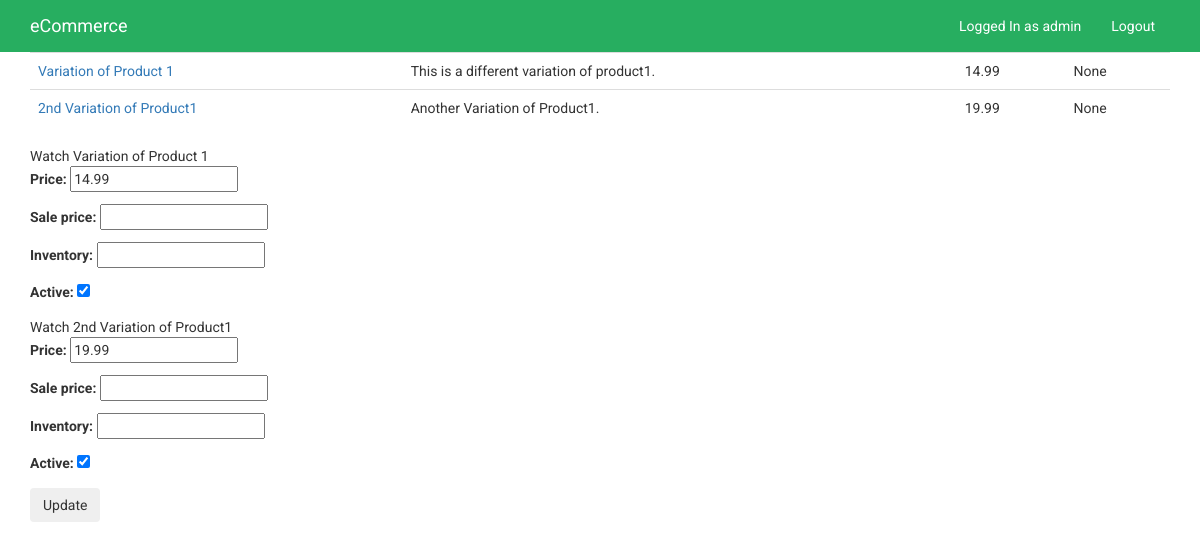
Page /products/1/inventory/ (signed in) on the earlier database version.
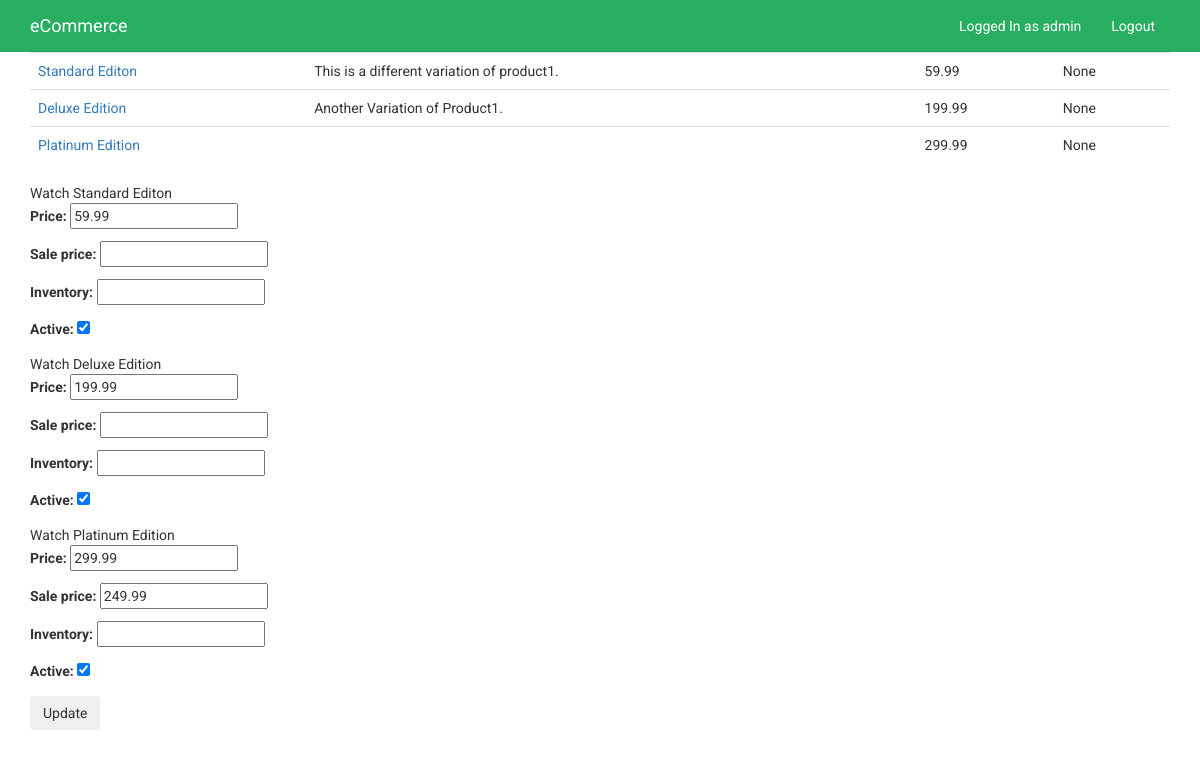
Same page on the later database version.
### products/models.py (models this page shows, shortened)
class Variation(models.Model):
	product = models.ForeignKey(Product)
	title = models.CharField(max_length=120)
	description = models.TextField(blank=True, null=True)
	price = models.DecimalField(decimal_places= 2, max_digits=20)
	sale_price = models.DecimalField(decimal_places= 2, max_digits=20, null=True, blank=True)
	active = models.BooleanField(default=True)
	inventory = models.IntegerField(null=True, blank=True) #refers to unlimited amount

class Product (models.Model):
	title = models.CharField(max_length=120)
	description = models.TextField(blank=True, null=True)
	price = models.DecimalField(decimal_places= 2, max_digits=20)
	active = models.BooleanField(default=True)
	categories = models.ManyToManyField('Category', blank=True)
	default = models.ForeignKey('Category', related_name='default_category', null=True, blank=True)
	objects = ProductManager()

### products/views.py (the view, shortened to what this page needs)
# urls.py: url(r'^(?P<pk>\d+)/inventory/$', VariationListView.as_view() , name='product_inventory'),
class VariationListView(StaffRequiredMixin, ListView):
	model = Variation
	queryset = Variation.objects.all()
	def get_context_data(self, *args, **kwargs):
		context = super(VariationListView, self).get_context_data(*args, **kwargs)
		context["formset"] = VariationInventoryFormSet(queryset=self.get_queryset())
		return context
	def get_queryset(self, *args, **kwargs):
		product_pk = self.kwargs.get("pk")
		if product_pk:
			product = get_object_or_404(Product, pk=product_pk)
			queryset = Variation.objects.filter(product=product)
		return queryset

### products/mixins.py (called while the page is built)
	@method_decorator(login_required)
	def dispatch(self, request, *args, **kwargs):
		if request.user.is_staff:
			return super (StaffRequiredMixin, self).dispatch(request, *args, **kwargs)
		else:
			raise Http404

### products/models.py (called while the page is built)
	def active(self):
		return self.filter(active=True)

	def get_queryset(self):
		return ProductQuerySet(self.model, using=self.db)

	def all(self, *args, **kwargs):
		return self.get_queryset().active()

### products/templates/products/variation_list.html (shortened to what this page needs)
{% extends 'base.html' %}
{% block content %}
<table class='table'>
{% for variation in variation_list %}
<tr>
<td><a href='{{ product.get_absolute_url }}'>{{variation.title}}</a></td>
<td>{{variation.description}}</td>
<td>{{variation.price}}</td>
<td>{{ variation.inventory }}</td>
</tr>
{% endfor %}
</table>
<form method="POST" action="">{% csrf_token %}
{% for form in formset %}
{{form.instance.product.title}}
{{form.instance.title}}
{{ form.as_p }}
{% endfor %}
<input type="submit" value="Update" class='btn' />
</form>
{% endblock %}

### templates/base.html (shortened to what this page needs)
{% load staticfiles %}
<!DOCTYPE html>
<html>
<head>
<link rel='stylesheet' href='https://maxcdn.bootstrapcdn.com/bootstrap/3.3.7/css/bootstrap.min.css'>
<link rel='stylesheet' href='https://maxcdn.bootstrapcdn.com/font-awesome/4.7.0/css/font-awesome.min.css'>
<link rel='stylesheet' href='{% static "css/custom.css" %}'>
</head>
<body>
	{% include 'navbar.html' %}
	<div class='container'>
		{% block content %}
		{% endblock %}
	</div>
</body>
</html>

### templates/navbar.html (shortened to what this page needs)
<nav class="navbar navbar-default">
  <div class="container">
    <div class="navbar-header">
      <a class="navbar-brand" href="/">eCommerce</a>
    </div>
    <div class="collapse navbar-collapse" id="bs-example-navbar-collapse-1">
      <ul class="nav navbar-nav navbar-right">
        {% if request.user.is_authenticated %}
          <li><a href=''>Logged In as {{request.user}}</a></li>
          <li><a href="{% url 'auth_logout' %}">Logout</a></li>
        {% endif %}
      </ul>
    </div>
  </div>
</nav>

### static/css/custom.css (style rules this page uses)
body { font-family: 'Roboto', sans-serif; }
.navbar { margin-bottom: 0; background-color: #27ae60; border: 1px solid #27ae60; border-radius: 0; }
.navbar-default .navbar-brand { color: #fff; }
.navbar-collapse .navbar-nav>li>a { color: #fff; }

Differences in the rows shown:
changed Variation "This is a different variation of product1.": title "Variation of Product 1" → "Standard Editon"; price "14.99" → "59.99"
changed Variation "Another Variation of Product1.": title "2nd Variation of Product1" → "Deluxe Edition"; price "19.99" → "199.99"
added Variation: title "Platinum Edition", price "299.99", inventory "None", instance.product "Watch", instance "Platinum Edition"
Other differences:
new list line: "Watch Standard Editon"
new list line: "Price: Sale price: Inventory: Active: 59.99   ☑"
new list line: "Watch Deluxe Edition"
new list line: "Price: Sale price: Inventory: Active: 199.99   ☑"
new list line: "Price: Sale price: Inventory: Active: 299.99 249.99  ☑"
list line gone: "Watch Variation of Product 1"
list line gone: "Price: Sale price: Inventory: Active: 14.99   ☑"
list line gone: "Watch 2nd Variation of Product1"
list line gone: "Price: Sale price: Inventory: Active: 19.99   ☑"
